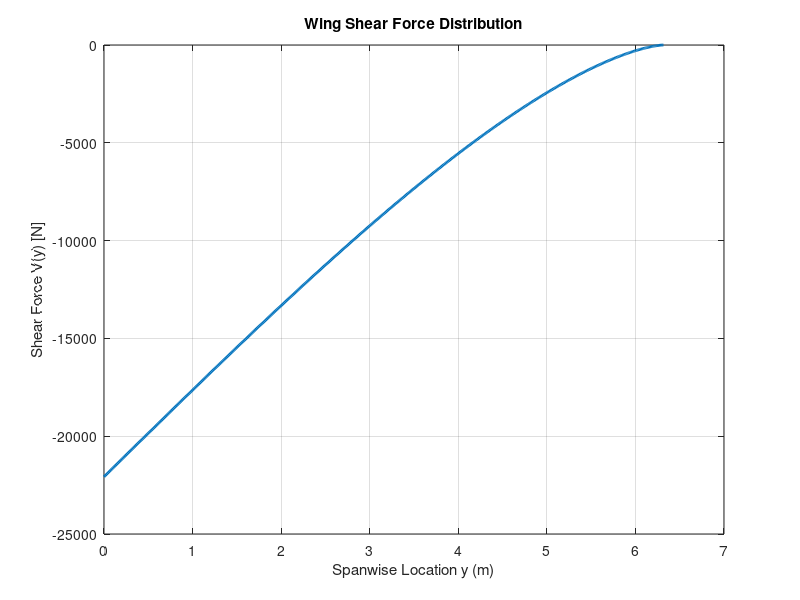

MATLAB code for this plot: (Note: this script raises an error after producing the figure.)
clc;
clear;
close all;

%% =====================================
% AIRCRAFT PARAMETERS
%% =====================================

g = 9.81;

MTOW = 4500;

W = MTOW * g;

AR = 9;

S = 17.73;

%% =====================================
% WING GEOMETRY
%% =====================================

b = sqrt(AR * S);

fprintf('Wing Span = %.2f m\n', b);

%% =====================================
% HALF SPAN ANALYSIS
%% =====================================
%% =====================================
% SPANWISE LOCATION
%% =====================================

N = 500;

y = linspace(0, b/2, N)';

disp(class(y))
disp(size(y))

%% =====================================
% ELLIPTICAL LIFT DISTRIBUTION
%% =====================================

L_total = W;

L_prime = ...
    ((4 * L_total) / (pi * b)) .* ...
    sqrt(1 - (2*y/b).^2);

disp(class(L_prime))
disp(size(L_prime))

%% =====================================
% SHEAR FORCE CALCULATION
%% =====================================

V = flipud( ...
    cumtrapz( ...
        flipud(y), ...
        flipud(L_prime)));

%% =====================================
% BENDING MOMENT CALCULATION
%% =====================================

M = flipud( ...
    cumtrapz( ...
        flipud(y), ...
        flipud(V)));

%% =====================================
% ROOT LOADS
%% =====================================

Root_Shear = max(V);

Root_Bending_Moment = max(M);

fprintf('\nRoot Shear Force = %.2f N\n', ...
    Root_Shear);

fprintf('Root Bending Moment = %.2f N-m\n', ...
    Root_Bending_Moment);

%% =====================================
% SHEAR FORCE PLOT
%% =====================================

figure;

plot(y, V,...
    'LineWidth',2);

xlabel('Spanwise Location y (m)');

ylabel('Shear Force V(y) [N]');

title('Wing Shear Force Distribution');

grid on;

output_png = fullfile(...
    projectRoot(),...
    '03_MATLAB',...
    'Figures',...
    'Structures',...
    'shear_force_distribution.png');

saveas(gcf, output_png);

%% =====================================
% BENDING MOMENT PLOT
%% =====================================

figure;

plot(y, M,...
    'LineWidth',2);

xlabel('Spanwise Location y (m)');

ylabel('Bending Moment M(y) [N-m]');

title('Wing Bending Moment Distribution');

grid on;

output_png = fullfile(...
    projectRoot(),...
    '03_MATLAB',...
    'Figures',...
    'Structures',...
    'bending_moment_distribution.png');

saveas(gcf, output_png);

%% =====================================
% EXPORT RESULTS
%% =====================================

Load_Data = table(...
    y',...
    L_prime',...
    V',...
    M',...
    'VariableNames',...
    {'Spanwise_Location_m',...
     'Lift_Distribution_N_per_m',...
     'Shear_Force_N',...
     'Bending_Moment_Nm'});

output_csv = fullfile(...
    projectRoot(),...
    '03_MATLAB',...
    'Results',...
    'Structures',...
    'structural_load_distribution.csv');

writetable(Load_Data, output_csv);

fprintf('\nStructural load data exported.\n'); 
